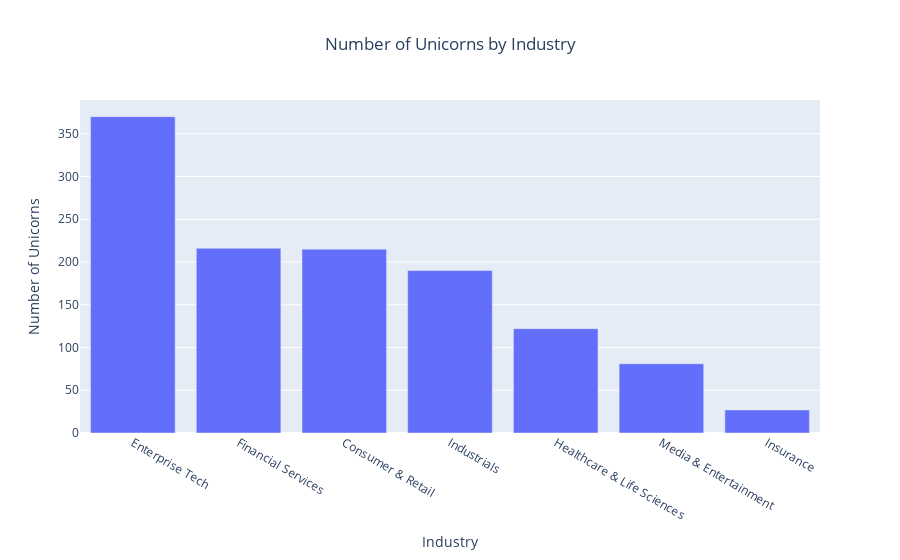

Source (notebook cell):
### Code cell
# Count the number of unicorns by industry
df_industry = df['Industry'].value_counts().reset_index(name='Number of Unicorns')

# Make a bar chart using plotly
fig = px.bar(data_frame=df_industry, x='index', y='Number of Unicorns', labels={'index':'Industry', 'Number of Unicorns':'Number of Unicorns'}, title='Number of Unicorns by Industry').update_layout(title='Number of Unicorns by Industry', title_x=0.5)
fig.show()

### Figure 1 — Plotly figure (JSON) as saved in the notebook; plotly's stock layout.template omitted (floating-point values rounded to 4 significant figures)
{"data": [{"alignmentgroup": "True", "hovertemplate": "Industry=%{x}<br>Number of Unicorns=%{y}<extra></extra>", "legendgroup": "", "marker": {"color": "#636efa", "pattern": {"shape": ""}}, "name": "", "offsetgroup": "", "orientation": "v", "showlegend": false, "textposition": "auto", "type": "bar", "x": ["Enterprise Tech", "Financial Services", "Consumer & Retail", "Industrials", "Healthcare & Life Sciences", "Media & Entertainment", "Insurance"], "xaxis": "x", "y": [370, 216, 215, 190, 122, 81, 27], "yaxis": "y"}], "layout": {"barmode": "relative", "legend": {"tracegroupgap": 0}, "title": {"text": "Number of Unicorns by Industry", "x": 0.5}, "xaxis": {"anchor": "y", "domain": [0, 1], "title": {"text": "Industry"}}, "yaxis": {"anchor": "x", "domain": [0, 1], "title": {"text": "Number of Unicorns"}}}}
